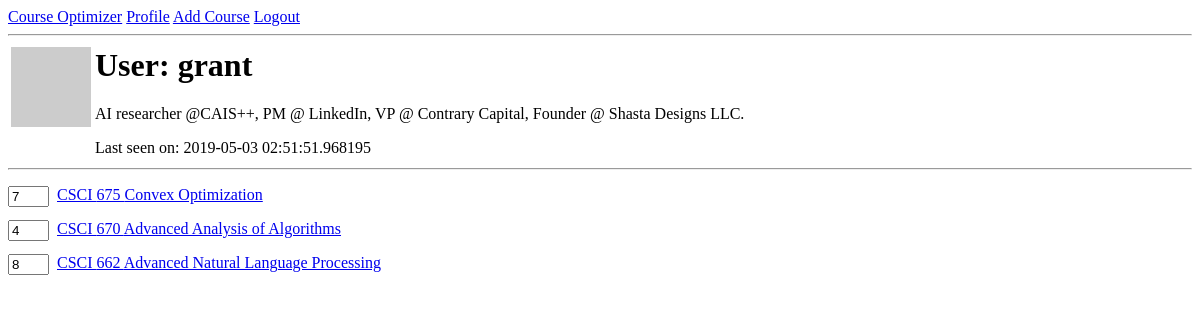
Before: /user/grant (signed in) with the older database file.
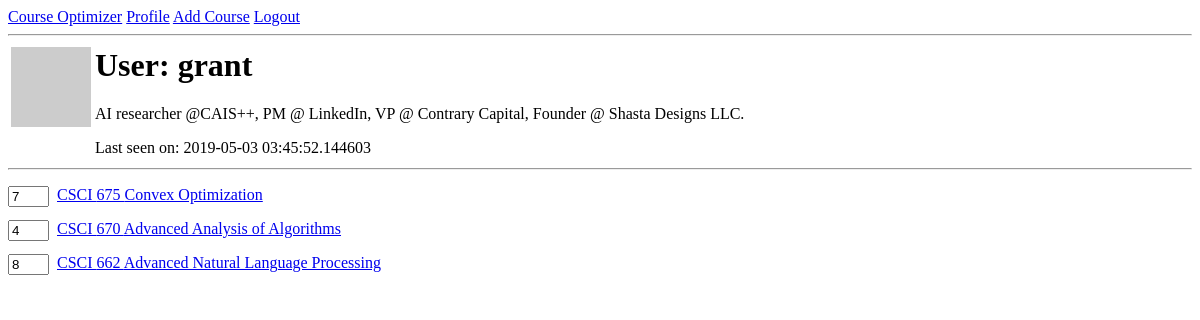
After: the same page with the newer database file.
### app/models.py (models this page shows, shortened)
class User(UserMixin, db.Model):
    id = db.Column(db.Integer, primary_key=True)
    username = db.Column(db.String(64), unique=True, nullable=False)
    email = db.Column(db.String(120), unique=True, nullable=False)
    password_hash = db.Column(db.String(128))
    courses = db.relationship('Course', backref='user', lazy='dynamic')
    departments = db.relationship('Department', backref='user', lazy='dynamic')
    about_me = db.Column(db.String(140))
    last_seen = db.Column(db.DateTime, default=datetime.utcnow)
    def avatar(self, size):
        digest = md5(self.email.lower().encode('utf-8')).hexdigest()
        return 'https://www.gravatar.com/avatar/{}?d=identicon&s={}'.format(
            digest, size)

class Course(db.Model):
    id = db.Column(db.Integer, primary_key=True)
    prefix = db.Column(db.String(8), nullable=False)
    number = db.Column(db.Integer, nullable=False)
    title = db.Column(db.String(100))
    description = db.Column(db.Text)
    units = db.Column(db.Integer)
    value = db.Column(db.Integer)
    user_id = db.Column(db.Integer, db.ForeignKey('user.id'), nullable=False)

### app/routes.py (the view)
@app.route('/user/<username>', methods=['GET', 'POST'])
@login_required
def user(username):
    user = User.query.filter_by(username=username).first_or_404()
    if user.courses.first() == None:
        return redirect('new_user/' + str(current_user.username))
    drop_form = DropCourseForm()
    val_form = UpdateCourseValForm()
    if drop_form.validate_on_submit() and 'drop_course' in request.form:
        course = user.courses.filter_by(id=request.form['drop_course_id']).one()
        db.session.delete(course)
        db.session.commit()
        flash('You dropped ' + course.title)
        return redirect('user/' + str(current_user.username))
    elif val_form.validate_on_submit() and 'value' in request.form:
        course = user.courses.filter_by(id=request.form['val_course_id']).one()
        course.value = val_form.value.data
        db.session.commit()
        flash('Course value has been updated.')
        return redirect(url_for('user', username=current_user.username))
    return render_template('user.html', user=user, drop_form=drop_form,
                           val_form=val_form)

### app/forms.py
class DropCourseForm(FlaskForm):
    drop_course = SubmitField('Drop Course')

class UpdateCourseValForm(FlaskForm):
    value = IntegerField('Value', validators=[DataRequired()])

### app/models.py (called while the page is built)
@login.user_loader
def load_user(id):
    return User.query.get(int(id))

### app/routes.py (called while the page is built)
@app.before_request
def before_request():
    if current_user.is_authenticated:
        current_user.last_seen = datetime.utcnow()
        db.session.commit()

### app/templates/user.html (shortened to what this page needs)
{% extends "base.html" %}
{% block content %}
  <table>
    <tr valign="top">
      <td><img src="{{ user.avatar(128) }}"></td>
      <td>
        <h1>User: {{ user.username }}</h1>
        {% if user.about_me %}
          <p>{{ user.about_me }}</p>
        {% endif %}
        {% if user.last_seen %}
          <p>Last seen on: {{ user.last_seen }}</p>
        {% endif %}
      </td>
    </tr>
  </table>
  <hr>
  <div>
    {% for course in user.courses %}
      {% include '_course.html' %}
    {% endfor %}
  </div>
{% endblock %}

### app/templates/base.html (shortened to what this page needs)
<html>
    <head>
        <link rel="stylesheet" href="../static/css/main.css">
    </head>
    <body>
        <div>
            <a href="{{ url_for('index') }}">Course Optimizer</a>
            {% if current_user.is_anonymous %}
            <a href="{{ url_for('login') }}">Login</a>
            <a href="{{ url_for('register') }}">New Account</a>
            {% else %}
            <a href="{{ url_for('user', username=current_user.username) }}">Profile</a>
            <a href="{{ url_for('add_course') }}">Add Course</a>
            <a href="{{ url_for('logout') }}">Logout</a>
            {% endif %}
        </div>
        <hr>
        {% block content %}{% endblock %}
    </body>
</html>

### app/templates/_course.html (shortened to what this page needs)
<div class="course_container">
  <div class="course_title">
    <form action="" method="post">
      <input type="text" name="value" value={{ course.value }} size=2>
    </form>
    <a href="#" onclick="showCourse()">
      {{ course.prefix }} {{ course.number }} {{ course.title }}
    </a>
  </div>
</div>

### app/static/css/main.css (style rules this page uses)
.course_title input { float:left; }

Changed rows visible on the page:
changed User "grant": last_seen "2019-05-03 02:51:51.968195" → "2019-05-03 03:45:52.144603"
